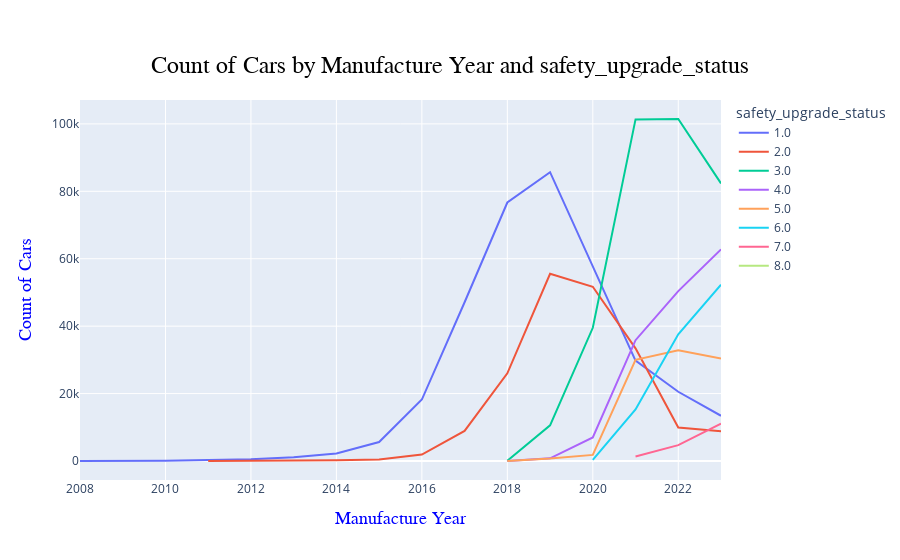

The code cell stored with this chart in its notebook:
### Markdown cell above
##### 5.9 safety_upgrade_status

### Code cell
# An interactive line graph with plotly
safety_upgrade_status = data_merged_raw.groupby(['manufacture_year','safety_upgrade_status'])['vehicle_number'].count().to_frame().\
                        rename(columns={'vehicle_number': 'count_cars'}).reset_index()

safety_upgrade_status = safety_upgrade_status[safety_upgrade_status['manufacture_year'] != 2024]

#creating a list of unique values for sorting
sorted_groups = sorted(safety_upgrade_status['safety_upgrade_status'].unique())

# Creating an interactive line graph with Plotly Express
fig = px.line(safety_upgrade_status,
              x='manufacture_year',  # Year on the X-axis
              y='count_cars',        # Count of cars on the Y-axis
              color='safety_upgrade_status',  # Different lines for each fuel_type
              title='Count of Cars by Manufacture Year and safety_upgrade_status',
              labels={'count_cars': 'Count of Cars', 'manufacture_year': 'Manufacture Year',
                      'safety_upgrade_status': 'safety_upgrade_status'},
              category_orders={'safety_upgrade_status': sorted_groups})

# Update layout for title and labels
fig.update_layout(
    title={
        'text': 'Count of Cars by Manufacture Year and safety_upgrade_status',
        'y': 0.9,  # You can adjust the position with y
        'x': 0.5,  # Centering the title using x
        'xanchor': 'center',
        'yanchor': 'top',
        'font': {
            'family': 'Arial',  # Font family
            'size': 24,         # Font size
            'color': 'black'    # Font color
        }
    },
    xaxis_title={
        'font': {
            'family': 'Helvetica',  # Font family
            'size': 18,             # Font size
            'color': 'blue'         # Font color
        }
    },
    yaxis_title={
        'font': {
            'family': 'Helvetica',
            'size': 18,
            'color': 'blue'
        }
    }
)
# Show the plot
fig.show()

### Figure 1 — Plotly figure (JSON) as saved in the notebook; plotly's stock layout.template omitted (floating-point values rounded to 4 significant figures)
{"data": [{"hovertemplate": "safety_upgrade_status=1.0<br>Manufacture Year=%{x}<br>Count of Cars=%{y}<extra></extra>", "legendgroup": "1.0", "line": {"color": "#636efa", "dash": "solid"}, "marker": {"symbol": "circle"}, "mode": "lines", "name": "1.0", "orientation": "v", "showlegend": true, "type": "scatter", "x": [2008, 2009, 2010, 2011, 2012, 2013, 2014, 2015, 2016, 2017, 2018, 2019, 2020, 2021, 2022, 2023], "xaxis": "x", "y": [24, 28, 64, 300, 500, 1099, 2235, 5618, 18233, 47099, 76686, 85678, 57931, 29779, 20534, 13421], "yaxis": "y"}, {"hovertemplate": "safety_upgrade_status=2.0<br>Manufacture Year=%{x}<br>Count of Cars=%{y}<extra></extra>", "legendgroup": "2.0", "line": {"color": "#EF553B", "dash": "solid"}, "marker": {"symbol": "circle"}, "mode": "lines", "name": "2.0", "orientation": "v", "showlegend": true, "type": "scatter", "x": [2011, 2012, 2013, 2014, 2015, 2016, 2017, 2018, 2019, 2020, 2021, 2022, 2023], "xaxis": "x", "y": [6, 6, 38, 217, 412, 1911, 8918, 26026, 55546, 51688, 33411, 9920, 8815], "yaxis": "y"}, {"hovertemplate": "safety_upgrade_status=3.0<br>Manufacture Year=%{x}<br>Count of Cars=%{y}<extra></extra>", "legendgroup": "3.0", "line": {"color": "#00cc96", "dash": "solid"}, "marker": {"symbol": "circle"}, "mode": "lines", "name": "3.0", "orientation": "v", "showlegend": true, "type": "scatter", "x": [2018, 2019, 2020, 2021, 2022, 2023], "xaxis": "x", "y": [46, 10584, 39520, 101337, 101454, 82341], "yaxis": "y"}, {"hovertemplate": "safety_upgrade_status=4.0<br>Manufacture Year=%{x}<br>Count of Cars=%{y}<extra></extra>", "legendgroup": "4.0", "line": {"color": "#ab63fa", "dash": "solid"}, "marker": {"symbol": "circle"}, "mode": "lines", "name": "4.0", "orientation": "v", "showlegend": true, "type": "scatter", "x": [2018, 2019, 2020, 2021, 2022, 2023], "xaxis": "x", "y": [4, 785, 6992, 35842, 50392, 62783], "yaxis": "y"}, {"hovertemplate": "safety_upgrade_status=5.0<br>Manufacture Year=%{x}<br>Count of Cars=%{y}<extra></extra>", "legendgroup": "5.0", "line": {"color": "#FFA15A", "dash": "solid"}, "marker": {"symbol": "circle"}, "mode": "lines", "name": "5.0", "orientation": "v", "showlegend": true, "type": "scatter", "x": [2018, 2019, 2020, 2021, 2022, 2023], "xaxis": "x", "y": [1, 727, 1816, 30027, 32848, 30394], "yaxis": "y"}, {"hovertemplate": "safety_upgrade_status=6.0<br>Manufacture Year=%{x}<br>Count of Cars=%{y}<extra></extra>", "legendgroup": "6.0", "line": {"color": "#19d3f3", "dash": "solid"}, "marker": {"symbol": "circle"}, "mode": "lines", "name": "6.0", "orientation": "v", "showlegend": true, "type": "scatter", "x": [2020, 2021, 2022, 2023], "xaxis": "x", "y": [335, 15309, 37592, 52298], "yaxis": "y"}, {"hovertemplate": "safety_upgrade_status=7.0<br>Manufacture Year=%{x}<br>Count of Cars=%{y}<extra></extra>", "legendgroup": "7.0", "line": {"color": "#FF6692", "dash": "solid"}, "marker": {"symbol": "circle"}, "mode": "lines", "name": "7.0", "orientation": "v", "showlegend": true, "type": "scatter", "x": [2021, 2022, 2023], "xaxis": "x", "y": [1336, 4717, 11063], "yaxis": "y"}, {"hovertemplate": "safety_upgrade_status=8.0<br>Manufacture Year=%{x}<br>Count of Cars=%{y}<extra></extra>", "legendgroup": "8.0", "line": {"color": "#B6E880", "dash": "solid"}, "marker": {"symbol": "circle"}, "mode": "lines", "name": "8.0", "orientation": "v", "showlegend": true, "type": "scatter", "x": [2023], "xaxis": "x", "y": [500], "yaxis": "y"}], "layout": {"legend": {"title": {"text": "safety_upgrade_status"}, "tracegroupgap": 0}, "title": {"font": {"color": "black", "family": "Arial", "size": 24}, "text": "Count of Cars by Manufacture Year and safety_upgrade_status", "x": 0.5, "xanchor": "center", "y": 0.9, "yanchor": "top"}, "xaxis": {"anchor": "y", "domain": [0, 1], "title": {"font": {"color": "blue", "family": "Helvetica", "size": 18}, "text": "Manufacture Year"}}, "yaxis": {"anchor": "x", "domain": [0, 1], "title": {"font": {"color": "blue", "family": "Helvetica", "size": 18}, "text": "Count of Cars"}}}}
